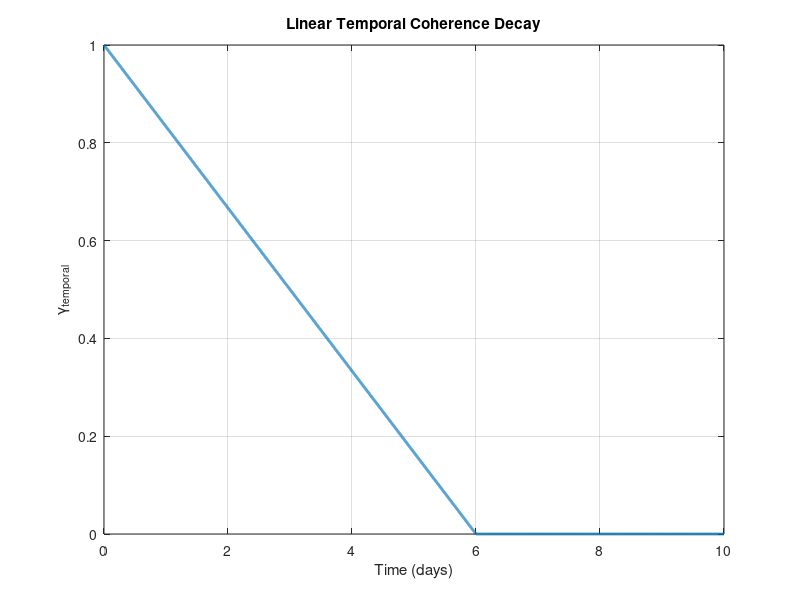

Reproduce this figure in MATLAB. (Note: this script raises an error after producing the figure.)
%% Calculations for the uncertainty and coherence of radar

% constants
theta = 40; 
%% Linear Temporal Coherence
% Parameters for linear temporal coherence

T_zero = 6 * 24 * 3600;          % coherence reaches zero at 6 days, s
k = 1;                  % sz = k*sy

t = 0:60:(10 * 24 * 3600);       % 10-day simulation, 1-minute spacing
t_days = t/(24*3600);

% Linear temporal coherence
gamma_temporal = max(1 - t/T_zero, 0);

figure;
plot(t_days, gamma_temporal, 'LineWidth', 2);
grid on;
box on;

xlabel('Time (days)');
ylabel('\gamma_{temporal}');
title('Linear Temporal Coherence Decay');

xlim([0 10]);
ylim([0 1]);
xline(6, '--', 'Complete decorrelation');

% Estimate sy and sz from temporal coherence

figure;
hold on;
grid on;
box on;


% The inverse equation is undefined at gamma = 0
valid = gamma_temporal > 0;

sy = NaN(size(t));
sz = NaN(size(t));

sy(valid) = (lambda/(4*pi)) .* ...
    sqrt( ...
    -2 .* log(gamma_temporal(valid)) ./ ...
    (sind(theta).^2 + k.^2 .* cosd(theta).^2) ...
    );

sz(valid) = k .* sy(valid);

% Horizontal displacement spread
plot(t_days, sy, '-', ...
    'LineWidth', 2);

xline(6, 'k:', 'Complete decorrelation', ...
    'HandleVisibility', 'off');

xlabel('Time (days)');
ylabel('RMS Scatterer Displacement (m)');
title('Scatterer Displacement for Linear Coherence Decay');

xlim([0 6]);

%% Temporal coherence vs horizontal RMS scatterer displacement
% Assumption: sz = k*sy

k = [0.25 1 4];

sy = linspace(0,0.12,500);    % horizontal RMS displacement, m
colors = lines(length(k));

figure;
hold on;
grid on;
box on;

for i = 1:length(k)

    sz = k(i).*sy;

    gamma_temporal = exp( ...
        -0.5 .* (4*pi/lambda).^2 .* ...
        (sy.^2 .* sind(theta).^2 + ...
         sz.^2 .* cosd(theta).^2) );

    plot(sy, gamma_temporal, ...
        'LineWidth',2, ...
        'Color',colors(i,:), ...
        'DisplayName',sprintf('k = %.2f',k(i)));
end

xlabel('Horizontal RMS Scatterer Displacement, s_y (m)');
ylabel('\gamma_{temporal}');
title('Temporal Coherence vs. RMS Scatterer Displacement');

xlim([0 max(sy)]);
ylim([0 1]);

legend('Location','northeast');

%% Singular calculations
% Baseline parameter values
c = 299792458; % speed of light, m/s
f = 1.2e9; % cycles/sec
lambda = c/f; % meters

baseline.L         = 20;
baseline.lambda    = lambda;      % m
baseline.dphi      = 5;         % degrees
baseline.NESZ_dB   = -25;       % dB (-25 to -35 dB)
baseline.sigma0_dB = -15;       % dB (generally ranges from -5 to -15)
baseline.b_perp    = 200;       % m
baseline.time      = 12*3600;   % seconds

uncertainty = estimate_insar_uncertainty(baseline.L, baseline.lambda, baseline.dphi, baseline.NESZ_dB, baseline.sigma0_dB,baseline.b_perp,baseline.time)



%% Sobol sensitivity analysis using the SAFE Toolbox
clear;
clc;
close all;

% Add SAFE Toolbox
figure_dir = '/Users/jeremywang/Library/CloudStorage/GoogleDrive-jcwang2@caltech.edu/My Drive/HAPS_Guidance/Figures/SAR_uncertainty';
SAFE_directory = '/Users/jeremywang/Documents/MATLAB/SAFE-matlab-main';
addpath(genpath(SAFE_directory));

rng(1);

% Input definitions

parameter_names = { ...
    '\lambda', ...
    'L', ...
    '\Delta\phi', ...
    'NESZ', ...
    '\sigma^0', ...
    'B_\perp', ...
    'Time'};

M = length(parameter_names);

% All inputs are assumed uniformly distributed
distr_fun = { ...
    'unif', ...
    'unif', ...
    'unif', ...
    'unif', ...
    'unif', ...
    'unif', ...
    'unif'};

% Distribution parameters: [minimum maximum]
%
% lambda:      10–30 cm, converted to meters
% L:           1–50 looks
% dphi:        0–5 degrees
% NESZ:       -30 to -15 dB
% sigma0:     -25 to -3 dB
% b_perp:      0–200 m
% time:        6–24 hours, converted to seconds

distr_par = { ...
    [0.10, 0.30], ...
    [1, 50], ...
    [0, 5], ...
    [-30, -15], ...
    [-25, -3], ...
    [0, 200], ...
    [6*3600, 24*3600]};

% Sampling

% Base sample size
N = 5000;

% SAFE initially generates 2N independent samples
X = AAT_sampling( ...
    'lhs', ...
    M, ...
    distr_fun, ...
    distr_par, ...
    2*N);

% Construct the A, B and hybrid C matrices
[XA, XB, XC] = vbsa_resampling(X);

fprintf('Base sample size: %d\n',N);
fprintf('Number of parameters: %d\n',M);
fprintf('Total model evaluations: %d\n',N*(M + 2));

% Run the InSAR uncertainty model

YA = run_insar_model(XA);
YB = run_insar_model(XB);
YC = run_insar_model(XC);

% Check results

if any(~isfinite([YA; YB; YC]))
    error('The model returned NaN or Inf values.');
end

%% Calculate Sobol indices with SAFE

% Si  = first-order indices
% STi = total-order indices
[Si, STi] = vbsa_indices(YA, YB, YC);

% Display results

interaction_indicator = STi - Si;

results = table( ...
    parameter_names', ...
    Si(:), ...
    STi(:), ...
    interaction_indicator(:), ...
    'VariableNames', { ...
    'Parameter', ...
    'FirstOrder', ...
    'TotalOrder', ...
    'TotalMinusFirst'});

results = sortrows(results,'TotalOrder','descend');

disp(results);

%% Plot the indices

figure;

bar([Si(:), STi(:)]);

xticks(1:M);
xticklabels(parameter_names);

ylabel('Sobol index');

legend( ...
    'First order, S_i', ...
    'Total order, S_{T_i}', ...
    'Location','best');

title('InSAR Uncertainty Sensitivity Analysis');

ylim([0, max(1, 1.1*max(STi))]);

grid on;
box on;
exportgraphics(gcf, fullfile(figure_dir,'total_indices.jpg'), ...
'Resolution',300);

% Total-order ranking

[STi_sorted, index] = sort(STi,'descend');

figure;

bar(STi_sorted);

xticks(1:M);
xticklabels(parameter_names(index));

ylabel('Total-order Sobol index, S_{T_i}');
title('Total-Order Sensitivity Ranking');

grid on;
box on;
exportgraphics(gcf, fullfile(figure_dir,'indices_ranking.jpg'), ...
'Resolution',300);

%% One-at-a-time regression analysis
clear;
clc;
close all;
figure_dir = '/Users/jeremywang/Library/CloudStorage/GoogleDrive-jcwang2@caltech.edu/My Drive/HAPS_Guidance/Figures/SAR_uncertainty';

% Baseline parameter values
c = 299792458; % speed of light, m/s
f = 1.2e9; % cycles/sec
lambda = c/f; % meters

baseline.L         = 20;
baseline.lambda    = lambda;      % m
baseline.dphi      = 1;         % degrees
baseline.NESZ_dB   = -20;       % dB
baseline.sigma0_dB = -10;       % dB
baseline.b_perp    = 100;       % m
baseline.time      = 12*3600;   % seconds

sigma_z = estimate_insar_uncertainty(baseline.L, baseline.lambda, baseline.dphi, baseline.NESZ_dB, baseline.sigma0_dB,baseline.b_perp,baseline.time)
% Parameter definitions

parameter_names = { ...
    'lambda', ...
    'L', ...
    'dphi', ...
    'NESZ_dB', ...
    'sigma0_dB', ...
    'b_perp', ...
    'time'};

plot_labels = { ...
    'Wavelength, \lambda (m)', ...
    'Number of looks, L', ...
    'Heading difference, \Delta\phi (degrees)', ...
    'NESZ (dB)', ...
    'Backscatter, \sigma^0 (dB)', ...
    'Perpendicular baseline, B_\perp (m)', ...
    'Temporal separation (hours)'};

% Parameter ranges
parameter_ranges = { ...
    linspace(0.10,0.30,100), ...       % wavelength, m
    1:50, ...                          % number of looks
    linspace(0,5,100), ...            % heading difference, degrees
    linspace(-30,-15,100), ...         % NESZ, dB
    linspace(-25,-3,100), ...          % sigma0, dB
    linspace(0,200,100), ...           % perpendicular baseline, m
    linspace(6,24,100)*3600};          % time, seconds

n_parameters = length(parameter_names);

%% OAT Vertical-uncertainty plots

figure;
tiledlayout(3,3,'TileSpacing','compact','Padding','compact');

for j = 1:n_parameters

    x = parameter_ranges{j};
    n_values = length(x);

    sigma_z = NaN(n_values,1);

    for k = 1:n_values

        % Begin each run at the baseline
        L         = baseline.L;
        lambda    = baseline.lambda;
        dphi      = baseline.dphi;
        NESZ_dB   = baseline.NESZ_dB;
        sigma0_dB = baseline.sigma0_dB;
        b_perp    = baseline.b_perp;
        time      = baseline.time;

        % Change only the selected parameter
        switch parameter_names{j}

            case 'lambda'
                lambda = x(k);

            case 'L'
                L = round(x(k));

            case 'dphi'
                dphi = x(k);

            case 'NESZ_dB'
                NESZ_dB = x(k);

            case 'sigma0_dB'
                sigma0_dB = x(k);

            case 'b_perp'
                b_perp = x(k);

            case 'time'
                time = x(k);
        end

        output = estimate_insar_uncertainty( ...
            L, lambda, dphi, NESZ_dB, ...
            sigma0_dB, b_perp, time, 0);

        sigma_z(k) = output.sigma_z;
    end

    % Convert time to hours for plotting
    x_plot = x(:);

    if strcmp(parameter_names{j},'time')
        x_plot = x_plot/3600;
    end

    % Keep only finite outputs
    valid_sigma = isfinite(x_plot) & isfinite(sigma_z);

    nexttile;

    scatter( ...
        x_plot(valid_sigma), ...
        sigma_z(valid_sigma)*100, ...
        20, ...
        'filled');

    xlabel(plot_labels{j});
    ylabel('\sigma_z (cm)');
    % ylim([0 1]);   % cm
    title(plot_labels{j});

    grid on;
    box on;
end

sgtitle('One-at-a-Time Effects on Vertical Uncertainty');
exportgraphics(gcf, fullfile(figure_dir,'OAT_sensitivity.jpg'), ...
'Resolution',300);

%% Model wrapper

function Y = run_insar_model(X)
%RUN_INSAR_MODEL Runs estimate_insar_uncertainty for every SAFE sample.
%
% Columns of X:
%   1 = wavelength, m
%   2 = number of looks
%   3 = rotational phase difference, degrees
%   4 = NESZ, dB
%   5 = sigma0, dB
%   6 = perpendicular baseline, m
%   7 = time, seconds

    number_of_runs = size(X,1);
    Y = NaN(number_of_runs,1);

    for k = 1:number_of_runs

        lambda    = X(k,1);

        % SAFE samples from a continuous uniform distribution,
        % so round the number of looks to an integer.
        L         = round(X(k,2));

        dphi      = X(k,3);
        NESZ_dB   = X(k,4);
        sigma0_dB = X(k,5);
        b_perp    = X(k,6);
        time      = X(k,7);

        Y_struct = estimate_insar_uncertainty( ...
            L, ...
            lambda, ...
            dphi, ...
            NESZ_dB, ...
            sigma0_dB, ...
            b_perp, ...
            time, ...
            0);
        Y(k) = Y_struct.sigma_z;
    end
end
